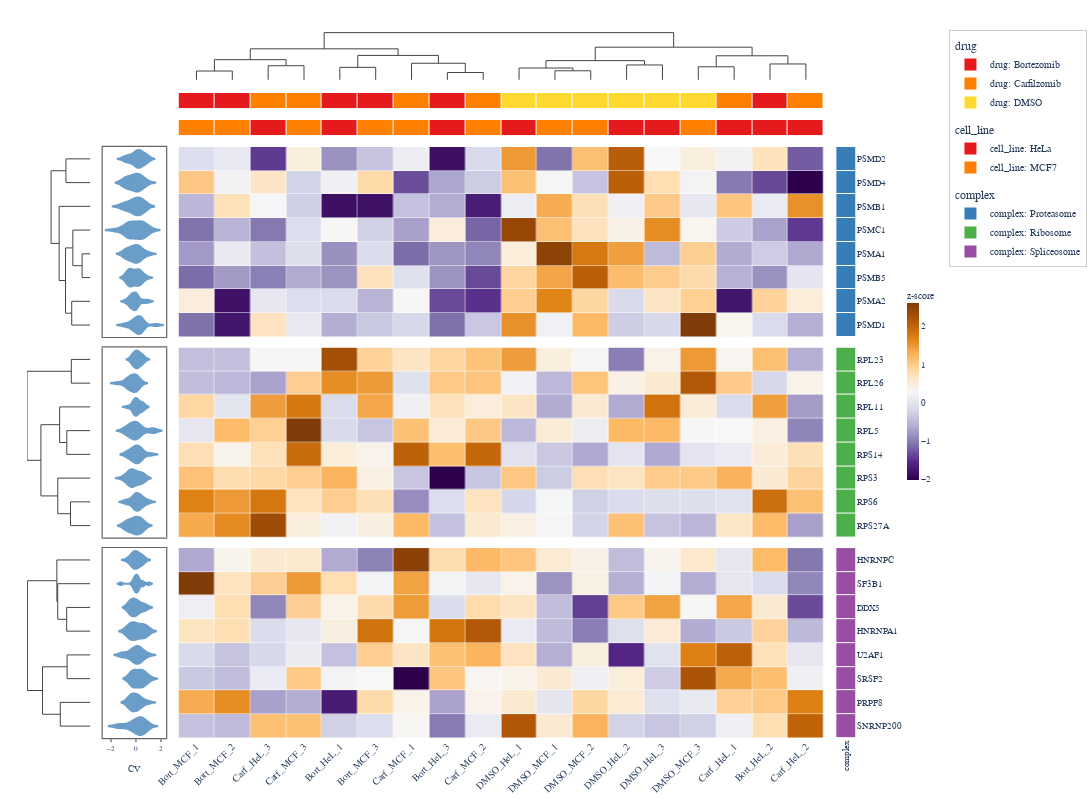

Notebook cell for this chart:
### Code cell
# ---------- 3. Quantitative Proteomics (Mass Spectrometry) ----------
#
# Log2 protein intensities across drug-treated cell lines.
# Violin annotations show replicate distributions.
# Split by protein complex membership.

rng3 = np.random.default_rng(2026)

# Proteins from well-known complexes
proteasome = ["PSMA1", "PSMA2", "PSMB1", "PSMB5", "PSMC1", "PSMD1", "PSMD2", "PSMD4"]
ribosome = ["RPL5", "RPL11", "RPS3", "RPS6", "RPS14", "RPL23", "RPL26", "RPS27A"]
spliceosome = ["SF3B1", "U2AF1", "SRSF2", "PRPF8", "SNRNP200", "DDX5", "HNRNPA1", "HNRNPC"]
all_proteins = proteasome + ribosome + spliceosome
complexes = ["Proteasome"] * 8 + ["Ribosome"] * 8 + ["Spliceosome"] * 8
n_prot = len(all_proteins)

# 18 samples: 3 drugs × 2 cell lines × 3 replicates
n_prot_samples = 18
drugs = ["DMSO"] * 6 + ["Bortezomib"] * 6 + ["Carfilzomib"] * 6
cell_lines = (["HeLa"] * 3 + ["MCF7"] * 3) * 3
sample_labels = [f"{d[:4]}_{c[:3]}_{r+1}" for d, c, r in
                 zip(drugs, cell_lines, list(range(3)) * 6)]

# Log2 intensity: baseline ~22–28, drug effects on proteasome
log2_int = rng3.normal(25, 1.5, (n_prot, n_prot_samples))
log2_int[:8, 6:] -= 3.0    # proteasome down with proteasome inhibitors
log2_int[8:16, 6:] += 1.0  # ribosome compensatory up-regulation

df_prot = pd.DataFrame(log2_int, index=all_proteins, columns=sample_labels)

# Violin: replicate variability per protein (simulate 15 technical replicates)
violin_reps = rng3.normal(0, 0.5, (n_prot, 15))

top_ha3 = HeatmapAnnotation(
    drug=drugs,
    cell_line=cell_lines,
)
left_ha3 = HeatmapAnnotation(
    CV={"values": violin_reps, "type": "violin", "color": "#6A9EC9"},
    which="row",
)
right_ha3 = HeatmapAnnotation(
    complex=complexes,
    which="row",
)

hm3 = ComplexHeatmap(
    df_prot,
    top_annotation=top_ha3,
    left_annotation=left_ha3,
    right_annotation=right_ha3,
    split_rows_by="complex",
    colorscale="PuOr_r",
    normalize="row",
    name="z-score",
    cluster_metric="correlation",
    width=1100,
    height=800,
)
hm3.to_plotly()

### Figure 1 — Plotly figure (JSON) as saved in the notebook; plotly's stock layout.template omitted (floating-point values rounded to 4 significant figures; data arrays with more than 128 entries replaced by an {"elided": "..."} marker saying what was removed)
{"data": [{"colorbar": {"len": 0.3, "outlinewidth": 0, "thickness": 12, "tickfont": {"family": "Arial, Helvetica, sans-serif", "size": 9}, "title": {"font": {"family": "Arial, Helvetica, sans-serif", "size": 10}, "text": "z-score"}, "x": 1.057, "xpad": 4, "y": 0.5}, "colorscale": [[0.0, "rgb(45,0,75)"], [0.1, "rgb(84,39,136)"], [0.2, "rgb(128,115,172)"], [0.3, "rgb(178,171,210)"], [0.4, "rgb(216,218,235)"], [0.5, "rgb(247,247,247)"], [0.6, "rgb(254,224,182)"], [0.7, "rgb(253,184,99)"], [0.8, "rgb(224,130,20)"], [0.9, "rgb(179,88,6)"], [1.0, "rgb(127,59,8)"]], "customdata": {"elided": "8x18x2 str values"}, "hovertemplate": "row: %{customdata[0]}<br>col: %{customdata[1]}<br>value: %{z:.3f}<extra></extra>", "showscale": true, "x": [0.0, 1.0, 2.0, 3.0, 4.0, 5.0, 6.0, 7.0, 8.0, 9.0, 10.0, 11.0, 12.0, 13.0, 14.0, 15.0, 16.0, 17.0], "xgap": 0.5, "y": [0.0, 1.0, 2.0, 3.0, 4.0, 5.0, 6.0, 7.0], "ygap": 0.5, "z": {"elided": "8x18 float values"}, "type": "heatmap", "xaxis": "x6", "yaxis": "y6"}, {"colorscale": [[0.0, "rgb(45,0,75)"], [0.1, "rgb(84,39,136)"], [0.2, "rgb(128,115,172)"], [0.3, "rgb(178,171,210)"], [0.4, "rgb(216,218,235)"], [0.5, "rgb(247,247,247)"], [0.6, "rgb(254,224,182)"], [0.7, "rgb(253,184,99)"], [0.8, "rgb(224,130,20)"], [0.9, "rgb(179,88,6)"], [1.0, "rgb(127,59,8)"]], "customdata": {"elided": "8x18x2 str values"}, "hovertemplate": "row: %{customdata[0]}<br>col: %{customdata[1]}<br>value: %{z:.3f}<extra></extra>", "showscale": false, "x": [0.0, 1.0, 2.0, 3.0, 4.0, 5.0, 6.0, 7.0, 8.0, 9.0, 10.0, 11.0, 12.0, 13.0, 14.0, 15.0, 16.0, 17.0], "xgap": 0.5, "y": [0.0, 1.0, 2.0, 3.0, 4.0, 5.0, 6.0, 7.0], "ygap": 0.5, "z": {"elided": "8x18 float values"}, "type": "heatmap", "xaxis": "x10", "yaxis": "y10"}, {"colorscale": [[0.0, "rgb(45,0,75)"], [0.1, "rgb(84,39,136)"], [0.2, "rgb(128,115,172)"], [0.3, "rgb(178,171,210)"], [0.4, "rgb(216,218,235)"], [0.5, "rgb(247,247,247)"], [0.6, "rgb(254,224,182)"], [0.7, "rgb(253,184,99)"], [0.8, "rgb(224,130,20)"], [0.9, "rgb(179,88,6)"], [1.0, "rgb(127,59,8)"]], "customdata": {"elided": "8x18x2 str values"}, "hovertemplate": "row: %{customdata[0]}<br>col: %{customdata[1]}<br>value: %{z:.3f}<extra></extra>", "showscale": false, "x": [0.0, 1.0, 2.0, 3.0, 4.0, 5.0, 6.0, 7.0, 8.0, 9.0, 10.0, 11.0, 12.0, 13.0, 14.0, 15.0, 16.0, 17.0], "xgap": 0.5, "y": [0.0, 1.0, 2.0, 3.0, 4.0, 5.0, 6.0, 7.0], "ygap": 0.5, "z": {"elided": "8x18 float values"}, "type": "heatmap", "xaxis": "x14", "yaxis": "y14"}, {"hoverinfo": "none", "line": {"color": "#444444", "width": 1.0}, "mode": "lines", "showlegend": false, "x": [0.0, 0.0, 1.0, 1.0], "y": [0.0, 0.4455, 0.4455, 0.0], "type": "scatter", "xaxis": "x", "yaxis": "y"}, {"hoverinfo": "none", "line": {"color": "#444444", "width": 1.0}, "mode": "lines", "showlegend": false, "x": [2.0, 2.0, 3.0, 3.0], "y": [0.0, 0.7147, 0.7147, 0.0], "type": "scatter", "xaxis": "x", "yaxis": "y"}, {"hoverinfo": "none", "line": {"color": "#444444", "width": 1.0}, "mode": "lines", "showlegend": false, "x": [0.5, 0.5, 2.5, 2.5], "y": [0.4455, 1.024, 1.024, 0.7147], "type": "scatter", "xaxis": "x", "yaxis": "y"}, {"hoverinfo": "none", "line": {"color": "#444444", "width": 1.0}, "mode": "lines", "showlegend": false, "x": [4.0, 4.0, 5.0, 5.0], "y": [0.0, 0.6325, 0.6325, 0.0], "type": "scatter", "xaxis": "x", "yaxis": "y"}, {"hoverinfo": "none", "line": {"color": "#444444", "width": 1.0}, "mode": "lines", "showlegend": false, "x": [7.0, 7.0, 8.0, 8.0], "y": [0.0, 0.3687, 0.3687, 0.0], "type": "scatter", "xaxis": "x", "yaxis": "y"}, {"hoverinfo": "none", "line": {"color": "#444444", "width": 1.0}, "mode": "lines", "showlegend": false, "x": [6.0, 6.0, 7.5, 7.5], "y": [0.0, 0.8413, 0.8413, 0.3687], "type": "scatter", "xaxis": "x", "yaxis": "y"}, {"hoverinfo": "none", "line": {"color": "#444444", "width": 1.0}, "mode": "lines", "showlegend": false, "x": [4.5, 4.5, 6.75, 6.75], "y": [0.6325, 1.24, 1.24, 0.8413], "type": "scatter", "xaxis": "x", "yaxis": "y"}, {"hoverinfo": "none", "line": {"color": "#444444", "width": 1.0}, "mode": "lines", "showlegend": false, "x": [1.5, 1.5, 5.625, 5.625], "y": [1.024, 1.575, 1.575, 1.24], "type": "scatter", "xaxis": "x", "yaxis": "y"}, {"hoverinfo": "none", "line": {"color": "#444444", "width": 1.0}, "mode": "lines", "showlegend": false, "x": [10.0, 10.0, 11.0, 11.0], "y": [0.0, 0.458, 0.458, 0.0], "type": "scatter", "xaxis": "x", "yaxis": "y"}, {"hoverinfo": "none", "line": {"color": "#444444", "width": 1.0}, "mode": "lines", "showlegend": false, "x": [9.0, 9.0, 10.5, 10.5], "y": [0.0, 0.598, 0.598, 0.458], "type": "scatter", "xaxis": "x", "yaxis": "y"}, {"hoverinfo": "none", "line": {"color": "#444444", "width": 1.0}, "mode": "lines", "showlegend": false, "x": [12.0, 12.0, 13.0, 13.0], "y": [0.0, 0.7542, 0.7542, 0.0], "type": "scatter", "xaxis": "x", "yaxis": "y"}, {"hoverinfo": "none", "line": {"color": "#444444", "width": 1.0}, "mode": "lines", "showlegend": false, "x": [9.75, 9.75, 12.5, 12.5], "y": [0.598, 0.9743, 0.9743, 0.7542], "type": "scatter", "xaxis": "x", "yaxis": "y"}, {"hoverinfo": "none", "line": {"color": "#444444", "width": 1.0}, "mode": "lines", "showlegend": false, "x": [14.0, 14.0, 15.0, 15.0], "y": [0.0, 0.6609, 0.6609, 0.0], "type": "scatter", "xaxis": "x", "yaxis": "y"}, {"hoverinfo": "none", "line": {"color": "#444444", "width": 1.0}, "mode": "lines", "showlegend": false, "x": [16.0, 16.0, 17.0, 17.0], "y": [0.0, 0.8049, 0.8049, 0.0], "type": "scatter", "xaxis": "x", "yaxis": "y"}, {"hoverinfo": "none", "line": {"color": "#444444", "width": 1.0}, "mode": "lines", "showlegend": false, "x": [14.5, 14.5, 16.5, 16.5], "y": [0.6609, 1.221, 1.221, 0.8049], "type": "scatter", "xaxis": "x", "yaxis": "y"}, {"hoverinfo": "none", "line": {"color": "#444444", "width": 1.0}, "mode": "lines", "showlegend": false, "x": [11.12, 11.12, 15.5, 15.5], "y": [0.9743, 1.659, 1.659, 1.221], "type": "scatter", "xaxis": "x", "yaxis": "y"}, {"hoverinfo": "none", "line": {"color": "#444444", "width": 1.0}, "mode": "lines", "showlegend": false, "x": [3.562, 3.562, 13.31, 13.31], "y": [1.575, 2.4, 2.4, 1.659], "type": "scatter", "xaxis": "x", "yaxis": "y"}, {"hoverinfo": "none", "line": {"color": "#444444", "width": 1.0}, "mode": "lines", "showlegend": false, "x": [-0.0, -0.6477, -0.6477, -0.0], "y": [0.0, 0.0, 1.0, 1.0], "type": "scatter", "xaxis": "x4", "yaxis": "y4"}, {"hoverinfo": "none", "line": {"color": "#444444", "width": 1.0}, "mode": "lines", "showlegend": false, "x": [-0.0, -0.2188, -0.2188, -0.0], "y": [4.0, 4.0, 5.0, 5.0], "type": "scatter", "xaxis": "x4", "yaxis": "y4"}, {"hoverinfo": "none", "line": {"color": "#444444", "width": 1.0}, "mode": "lines", "showlegend": false, "x": [-0.0, -0.4648, -0.4648, -0.2188], "y": [3.0, 3.0, 4.5, 4.5], "type": "scatter", "xaxis": "x4", "yaxis": "y4"}, {"hoverinfo": "none", "line": {"color": "#444444", "width": 1.0}, "mode": "lines", "showlegend": false, "x": [-0.0, -0.4942, -0.4942, -0.0], "y": [6.0, 6.0, 7.0, 7.0], "type": "scatter", "xaxis": "x4", "yaxis": "y4"}, {"hoverinfo": "none", "line": {"color": "#444444", "width": 1.0}, "mode": "lines", "showlegend": false, "x": [-0.4648, -0.6585, -0.6585, -0.4942], "y": [3.75, 3.75, 6.5, 6.5], "type": "scatter", "xaxis": "x4", "yaxis": "y4"}, {"hoverinfo": "none", "line": {"color": "#444444", "width": 1.0}, "mode": "lines", "showlegend": false, "x": [-0.0, -0.828, -0.828, -0.6585], "y": [2.0, 2.0, 5.125, 5.125], "type": "scatter", "xaxis": "x4", "yaxis": "y4"}, {"hoverinfo": "none", "line": {"color": "#444444", "width": 1.0}, "mode": "lines", "showlegend": false, "x": [-0.6477, -1.043, -1.043, -0.828], "y": [0.5, 0.5, 3.562, 3.562], "type": "scatter", "xaxis": "x4", "yaxis": "y4"}, {"hoverinfo": "none", "line": {"color": "#444444", "width": 1.0}, "mode": "lines", "showlegend": false, "x": [-0.0, -0.5054, -0.5054, -0.0], "y": [0.0, 0.0, 1.0, 1.0], "type": "scatter", "xaxis": "x8", "yaxis": "y8"}, {"hoverinfo": "none", "line": {"color": "#444444", "width": 1.0}, "mode": "lines", "showlegend": false, "x": [-0.0, -0.6247, -0.6247, -0.0], "y": [3.0, 3.0, 4.0, 4.0], "type": "scatter", "xaxis": "x8", "yaxis": "y8"}, {"hoverinfo": "none", "line": {"color": "#444444", "width": 1.0}, "mode": "lines", "showlegend": false, "x": [-0.0, -0.8149, -0.8149, -0.6247], "y": [2.0, 2.0, 3.5, 3.5], "type": "scatter", "xaxis": "x8", "yaxis": "y8"}, {"hoverinfo": "none", "line": {"color": "#444444", "width": 1.0}, "mode": "lines", "showlegend": false, "x": [-0.0, -0.5264, -0.5264, -0.0], "y": [6.0, 6.0, 7.0, 7.0], "type": "scatter", "xaxis": "x8", "yaxis": "y8"}, {"hoverinfo": "none", "line": {"color": "#444444", "width": 1.0}, "mode": "lines", "showlegend": false, "x": [-0.0, -0.8643, -0.8643, -0.5264], "y": [5.0, 5.0, 6.5, 6.5], "type": "scatter", "xaxis": "x8", "yaxis": "y8"}, {"hoverinfo": "none", "line": {"color": "#444444", "width": 1.0}, "mode": "lines", "showlegend": false, "x": [-0.8149, -1.312, -1.312, -0.8643], "y": [2.75, 2.75, 5.75, 5.75], "type": "scatter", "xaxis": "x8", "yaxis": "y8"}, {"hoverinfo": "none", "line": {"color": "#444444", "width": 1.0}, "mode": "lines", "showlegend": false, "x": [-0.5054, -1.681, -1.681, -1.312], "y": [0.5, 0.5, 4.25, 4.25], "type": "scatter", "xaxis": "x8", "yaxis": "y8"}, {"hoverinfo": "none", "line": {"color": "#444444", "width": 1.0}, "mode": "lines", "showlegend": false, "x": [-0.0, -0.6283, -0.6283, -0.0], "y": [2.0, 2.0, 3.0, 3.0], "type": "scatter", "xaxis": "x12", "yaxis": "y12"}, {"hoverinfo": "none", "line": {"color": "#444444", "width": 1.0}, "mode": "lines", "showlegend": false, "x": [-0.0, -0.8658, -0.8658, -0.6283], "y": [1.0, 1.0, 2.5, 2.5], "type": "scatter", "xaxis": "x12", "yaxis": "y12"}, {"hoverinfo": "none", "line": {"color": "#444444", "width": 1.0}, "mode": "lines", "showlegend": false, "x": [-0.0, -0.8887, -0.8887, -0.8658], "y": [0.0, 0.0, 1.75, 1.75], "type": "scatter", "xaxis": "x12", "yaxis": "y12"}, {"hoverinfo": "none", "line": {"color": "#444444", "width": 1.0}, "mode": "lines", "showlegend": false, "x": [-0.0, -0.6161, -0.6161, -0.0], "y": [4.0, 4.0, 5.0, 5.0], "type": "scatter", "xaxis": "x12", "yaxis": "y12"}, {"hoverinfo": "none", "line": {"color": "#444444", "width": 1.0}, "mode": "lines", "showlegend": false, "x": [-0.0, -0.7976, -0.7976, -0.0], "y": [6.0, 6.0, 7.0, 7.0], "type": "scatter", "xaxis": "x12", "yaxis": "y12"}, {"hoverinfo": "none", "line": {"color": "#444444", "width": 1.0}, "mode": "lines", "showlegend": false, "x": [-0.6161, -1.27, -1.27, -0.7976], "y": [4.5, 4.5, 6.5, 6.5], "type": "scatter", "xaxis": "x12", "yaxis": "y12"}, {"hoverinfo": "none", "line": {"color": "#444444", "width": 1.0}, "mode": "lines", "showlegend": false, "x": [-0.8887, -1.671, -1.671, -1.27], "y": [0.875, 0.875, 5.5, 5.5], "type": "scatter", "xaxis": "x12", "yaxis": "y12"}, {"colorscale": [[0.0, "#E41A1C"], [0.3333, "#E41A1C"], [0.3333, "#FF7F00"], [0.6667, "#FF7F00"], [0.6667, "#FFD92F"], [1.0, "#FFD92F"]], "customdata": [["Bortezomib", "Bortezomib", "Carfilzomib", "Carfilzomib", "Bortezomib", "Bortezomib", "Carfilzomib", "Bortezomib", "Carfilzomib", "DMSO", "DMSO", "DMSO", "DMSO", "DMSO", "DMSO", "Carfilzomib", "Bortezomib", "Carfilzomib"]], "hovertemplate": "drug: %{customdata}<extra></extra>", "showscale": false, "x": [0.0, 1.0, 2.0, 3.0, 4.0, 5.0, 6.0, 7.0, 8.0, 9.0, 10.0, 11.0, 12.0, 13.0, 14.0, 15.0, 16.0, 17.0], "xgap": 1, "y": ["drug"], "ygap": 1, "z": [[0, 0, 1, 1, 0, 0, 1, 0, 1, 2, 2, 2, 2, 2, 2, 1, 0, 1]], "zmax": 2.5, "zmin": -0.5, "type": "heatmap", "xaxis": "x2", "yaxis": "y2"}, {"colorscale": [[0.0, "#E41A1C"], [0.5, "#E41A1C"], [0.5, "#FF7F00"], [1.0, "#FF7F00"]], "customdata": [["MCF7", "MCF7", "HeLa", "MCF7", "HeLa", "MCF7", "MCF7", "HeLa", "MCF7", "HeLa", "MCF7", "MCF7", "HeLa", "HeLa", "MCF7", "HeLa", "HeLa", "HeLa"]], "hovertemplate": "cell_line: %{customdata}<extra></extra>", "showscale": false, "x": [0.0, 1.0, 2.0, 3.0, 4.0, 5.0, 6.0, 7.0, 8.0, 9.0, 10.0, 11.0, 12.0, 13.0, 14.0, 15.0, 16.0, 17.0], "xgap": 1, "y": ["cell_line"], "ygap": 1, "z": [[1, 1, 0, 1, 0, 1, 1, 0, 1, 0, 1, 1, 0, 0, 1, 0, 0, 0]], "zmax": 1.5, "zmin": -0.5, "type": "heatmap", "xaxis": "x3", "yaxis": "y3"}, {"fillcolor": "#6A9EC9", "hoverinfo": "x", "line": {"color": "#6A9EC9"}, "marker": {"color": "#6A9EC9"}, "meanline": {"visible": true}, "name": "CV", "orientation": "h", "points": false, "scalemode": "width", "showlegend": false, "width": 0.75, "x": [0.8157, 0.1074, 0.2672, 0.3831, -0.676, -0.09106, 0.9203, 0.01825, 0.7013, 0.442, -0.9139, 0.3537, -0.5441, 0.1306, -0.2078], "y": [0.0, 0.0, 0.0, 0.0, 0.0, 0.0, 0.0, 0.0, 0.0, 0.0, 0.0, 0.0, 0.0, 0.0, 0.0], "type": "violin", "xaxis": "x5", "yaxis": "y5"}, {"fillcolor": "#6A9EC9", "hoverinfo": "x", "line": {"color": "#6A9EC9"}, "marker": {"color": "#6A9EC9"}, "meanline": {"visible": true}, "name": "CV", "orientation": "h", "points": false, "scalemode": "width", "showlegend": false, "width": 0.75, "x": [0.01088, -0.03544, 0.1213, -0.2242, -0.6755, -0.505, 0.4581, 0.8622, 0.1163, 0.4211, 0.4884, -0.6829, -0.9363, -0.02563, -0.9462], "y": [1.0, 1.0, 1.0, 1.0, 1.0, 1.0, 1.0, 1.0, 1.0, 1.0, 1.0, 1.0, 1.0, 1.0, 1.0], "type": "violin", "xaxis": "x5", "yaxis": "y5"}, {"fillcolor": "#6A9EC9", "hoverinfo": "x", "line": {"color": "#6A9EC9"}, "marker": {"color": "#6A9EC9"}, "meanline": {"visible": true}, "name": "CV", "orientation": "h", "points": false, "scalemode": "width", "showlegend": false, "width": 0.75, "x": [-0.4927, -0.9411, -0.08607, 0.7397, 0.09638, -1.158, -0.6885, 0.06146, 0.5338, 0.07054, 0.07465, 0.5365, 0.6281, -0.3383, 0.219], "y": [2.0, 2.0, 2.0, 2.0, 2.0, 2.0, 2.0, 2.0, 2.0, 2.0, 2.0, 2.0, 2.0, 2.0, 2.0], "type": "violin", "xaxis": "x5", "yaxis": "y5"}, {"fillcolor": "#6A9EC9", "hoverinfo": "x", "line": {"color": "#6A9EC9"}, "marker": {"color": "#6A9EC9"}, "meanline": {"visible": true}, "name": "CV", "orientation": "h", "points": false, "scalemode": "width", "showlegend": false, "width": 0.75, "x": [-0.6471, 0.455, 0.2152, -1.556, -0.4605, -0.554, 0.3222, 0.7363, 1.029, 0.3531, -0.548, -0.5656, -0.4764, 0.2447, 0.6327], "y": [3.0, 3.0, 3.0, 3.0, 3.0, 3.0, 3.0, 3.0, 3.0, 3.0, 3.0, 3.0, 3.0, 3.0, 3.0], "type": "violin", "xaxis": "x5", "yaxis": "y5"}, {"fillcolor": "#6A9EC9", "hoverinfo": "x", "line": {"color": "#6A9EC9"}, "marker": {"color": "#6A9EC9"}, "meanline": {"visible": true}, "name": "CV", "orientation": "h", "points": false, "scalemode": "width", "showlegend": false, "width": 0.75, "x": [-0.4514, 0.1901, 0.5923, -0.04419, 0.06464, -0.8472, -0.4277, -0.9242, 0.9572, 0.2363, 0.3623, -0.1013, -0.7303, 0.08799, -0.3182], "y": [4.0, 4.0, 4.0, 4.0, 4.0, 4.0, 4.0, 4.0, 4.0, 4.0, 4.0, 4.0, 4.0, 4.0, 4.0], "type": "violin", "xaxis": "x5", "yaxis": "y5"}, {"fillcolor": "#6A9EC9", "hoverinfo": "x", "line": {"color": "#6A9EC9"}, "marker": {"color": "#6A9EC9"}, "meanline": {"visible": true}, "name": "CV", "orientation": "h", "points": false, "scalemode": "width", "showlegend": false, "width": 0.75, "x": [-0.4787, -0.5383, 0.2942, -0.7117, 0.08493, 0.1571, 0.4306, -0.5752, 0.1904, -0.06271, 0.743, -0.3714, -0.555, 0.2501, -0.4279], "y": [5.0, 5.0, 5.0, 5.0, 5.0, 5.0, 5.0, 5.0, 5.0, 5.0, 5.0, 5.0, 5.0, 5.0, 5.0], "type": "violin", "xaxis": "x5", "yaxis": "y5"}, {"fillcolor": "#6A9EC9", "hoverinfo": "x", "line": {"color": "#6A9EC9"}, "marker": {"color": "#6A9EC9"}, "meanline": {"visible": true}, "name": "CV", "orientation": "h", "points": false, "scalemode": "width", "showlegend": false, "width": 0.75, "x": [-0.4849, 0.02771, 0.05491, -0.09025, -0.3871, -0.4929, 0.00316, 0.6112, -0.8022, -0.3286, -0.08118, -0.07937, -0.2964, 0.9643, 0.1999], "y": [6.0, 6.0, 6.0, 6.0, 6.0, 6.0, 6.0, 6.0, 6.0, 6.0, 6.0, 6.0, 6.0, 6.0, 6.0], "type": "violin", "xaxis": "x5", "yaxis": "y5"}, {"fillcolor": "#6A9EC9", "hoverinfo": "x", "line": {"color": "#6A9EC9"}, "marker": {"color": "#6A9EC9"}, "meanline": {"visible": true}, "name": "CV", "orientation": "h", "points": false, "scalemode": "width", "showlegend": false, "width": 0.75, "x": [-0.9589, 0.3046, 0.4639, 0.158, 1.618, 0.2676, 0.01625, 0.3053, -0.2721, -0.5496, 0.2111, 0.5768, -0.1175, 0.4629, -0.1879], "y": [7.0, 7.0, 7.0, 7.0, 7.0, 7.0, 7.0, 7.0, 7.0, 7.0, 7.0, 7.0, 7.0, 7.0, 7.0], "type": "violin", "xaxis": "x5", "yaxis": "y5"}, {"fillcolor": "#6A9EC9", "hoverinfo": "x", "line": {"color": "#6A9EC9"}, "marker": {"color": "#6A9EC9"}, "meanline": {"visible": true}, "name": "CV", "orientation": "h", "points": false, "scalemode": "width", "showlegend": false, "width": 0.75, "x": [-0.2932, 0.2695, 0.501, 0.1367, -0.1863, 0.6814, 0.06876, 0.1768, -0.3817, -0.1088, 0.4991, 0.3719, -0.09353, 0.004122, 0.09949], "y": [0.0, 0.0, 0.0, 0.0, 0.0, 0.0, 0.0, 0.0, 0.0, 0.0, 0.0, 0.0, 0.0, 0.0, 0.0], "type": "violin", "xaxis": "x9", "yaxis": "y9"}, {"fillcolor": "#6A9EC9", "hoverinfo": "x", "line": {"color": "#6A9EC9"}, "marker": {"color": "#6A9EC9"}, "meanline": {"visible": true}, "name": "CV", "orientation": "h", "points": false, "scalemode": "width", "showlegend": false, "width": 0.75, "x": [-0.4706, -0.09266, -0.2558, -0.6929, 0.07609, -0.0719, -0.7319, -0.3975, -0.04354, -1.446, 0.092, 0.1334, 0.3244, -0.2976, -0.7114], "y": [1.0, 1.0, 1.0, 1.0, 1.0, 1.0, 1.0, 1.0, 1.0, 1.0, 1.0, 1.0, 1.0, 1.0, 1.0], "type": "violin", "xaxis": "x9", "yaxis": "y9"}, {"fillcolor": "#6A9EC9", "hoverinfo": "x", "line": {"color": "#6A9EC9"}, "marker": {"color": "#6A9EC9"}, "meanline": {"visible": true}, "name": "CV", "orientation": "h", "points": false, "scalemode": "width", "showlegend": false, "width": 0.75, "x": [0.5551, 0.5942, 0.5254, 0.1413, -0.09216, -0.1393, 0.06014, 0.2135, -0.6378, -0.1402, -0.02028, 0.05393, -0.1548, 0.4032, -0.052], "y": [2.0, 2.0, 2.0, 2.0, 2.0, 2.0, 2.0, 2.0, 2.0, 2.0, 2.0, 2.0, 2.0, 2.0, 2.0], "type": "violin", "xaxis": "x9", "yaxis": "y9"}, {"fillcolor": "#6A9EC9", "hoverinfo": "x", "line": {"color": "#6A9EC9"}, "marker": {"color": "#6A9EC9"}, "meanline": {"visible": true}, "name": "CV", "orientation": "h", "points": false, "scalemode": "width", "showlegend": false, "width": 0.75, "x": [-0.1362, -0.7391, -0.312, -0.3756, 0.26, -0.3236, -0.5739, 0.0244, 1.484, 0.2464, -0.9725, 0.04566, 1.286, 0.08457, 0.6403], "y": [3.0, 3.0, 3.0, 3.0, 3.0, 3.0, 3.0, 3.0, 3.0, 3.0, 3.0, 3.0, 3.0, 3.0, 3.0], "type": "violin", "xaxis": "x9", "yaxis": "y9"}, {"fillcolor": "#6A9EC9", "hoverinfo": "x", "line": {"color": "#6A9EC9"}, "marker": {"color": "#6A9EC9"}, "meanline": {"visible": true}, "name": "CV", "orientation": "h", "points": false, "scalemode": "width", "showlegend": false, "width": 0.75, "x": [-0.3918, 1.174, -0.2078, 0.05953, 0.6079, 0.3283, -0.7057, 0.3193, 0.3552, -0.09082, 0.2321, 0.05237, -0.6927, -0.2817, 0.01036], "y": [4.0, 4.0, 4.0, 4.0, 4.0, 4.0, 4.0, 4.0, 4.0, 4.0, 4.0, 4.0, 4.0, 4.0, 4.0], "type": "violin", "xaxis": "x9", "yaxis": "y9"}, {"fillcolor": "#6A9EC9", "hoverinfo": "x", "line": {"color": "#6A9EC9"}, "marker": {"color": "#6A9EC9"}, "meanline": {"visible": true}, "name": "CV", "orientation": "h", "points": false, "scalemode": "width", "showlegend": false, "width": 0.75, "x": [-0.1877, -0.6184, -0.3887, 0.1148, 0.05959, -1.019, 0.4622, -0.3513, -0.451, 0.5574, 0.5817, -0.3557, -0.1778, -0.612, 0.4071], "y": [5.0, 5.0, 5.0, 5.0, 5.0, 5.0, 5.0, 5.0, 5.0, 5.0, 5.0, 5.0, 5.0, 5.0, 5.0], "type": "violin", "xaxis": "x9", "yaxis": "y9"}, {"fillcolor": "#6A9EC9", "hoverinfo": "x", "line": {"color": "#6A9EC9"}, "marker": {"color": "#6A9EC9"}, "meanline": {"visible": true}, "name": "CV", "orientation": "h", "points": false, "scalemode": "width", "showlegend": false, "width": 0.75, "x": [0.4523, -0.2194, 0.6958, 0.4593, -0.06186, 0.3608, -0.8273, -0.1314, 0.1258, -0.005212, 1.025, 0.1553, 0.1832, -0.664, -0.09374], "y": [6.0, 6.0, 6.0, 6.0, 6.0, 6.0, 6.0, 6.0, 6.0, 6.0, 6.0, 6.0, 6.0, 6.0, 6.0], "type": "violin", "xaxis": "x9", "yaxis": "y9"}, {"fillcolor": "#6A9EC9", "hoverinfo": "x", "line": {"color": "#6A9EC9"}, "marker": {"color": "#6A9EC9"}, "meanline": {"visible": true}, "name": "CV", "orientation": "h", "points": false, "scalemode": "width", "showlegend": false, "width": 0.75, "x": [0.3141, -0.6875, 0.2705, -0.3379, -0.5061, 0.1472, 0.5611, -0.07847, -0.1229, -0.8443, 0.4156, 0.03643, -0.1358, 0.6542, -0.7837], "y": [7.0, 7.0, 7.0, 7.0, 7.0, 7.0, 7.0, 7.0, 7.0, 7.0, 7.0, 7.0, 7.0, 7.0, 7.0], "type": "violin", "xaxis": "x9", "yaxis": "y9"}, {"fillcolor": "#6A9EC9", "hoverinfo": "x", "line": {"color": "#6A9EC9"}, "marker": {"color": "#6A9EC9"}, "meanline": {"visible": true}, "name": "CV", "orientation": "h", "points": false, "scalemode": "width", "showlegend": false, "width": 0.75, "x": [-0.3048, 0.02466, -0.1102, 0.1514, -0.3062, -0.04246, 0.5007, 0.6665, -0.395, -0.116, -0.06339, -0.6749, 0.469, 0.2824, 0.2607], "y": [0.0, 0.0, 0.0, 0.0, 0.0, 0.0, 0.0, 0.0, 0.0, 0.0, 0.0, 0.0, 0.0, 0.0, 0.0], "type": "violin", "xaxis": "x13", "yaxis": "y13"}, {"fillcolor": "#6A9EC9", "hoverinfo": "x", "line": {"color": "#6A9EC9"}, "marker": {"color": "#6A9EC9"}, "meanline": {"visible": true}, "name": "CV", "orientation": "h", "points": false, "scalemode": "width", "showlegend": false, "width": 0.75, "x": [-0.2523, 0.002425, -0.1478, -1.218, 0.1747, -0.01525, 0.5054, 1.02, -0.09395, 0.1922, 0.1265, 0.08489, -0.06915, 0.1933, 0.5641], "y": [1.0, 1.0, 1.0, 1.0, 1.0, 1.0, 1.0, 1.0, 1.0, 1.0, 1.0, 1.0, 1.0, 1.0, 1.0], "type": "violin", "xaxis": "x13", "yaxis": "y13"}, {"fillcolor": "#6A9EC9", "hoverinfo": "x", "line": {"color": "#6A9EC9"}, "marker": {"color": "#6A9EC9"}, "meanline": {"visible": true}, "name": "CV", "orientation": "h", "points": false, "scalemode": "width", "showlegend": false, "width": 0.75, "x": [0.0941, -0.4867, -0.4016, 0.2028, 0.1539, -0.3171, -0.534, 0.758, -0.1193, -0.03426, -0.2667, 0.6992, 0.5577, -0.5108, -0.03829], "y": [2.0, 2.0, 2.0, 2.0, 2.0, 2.0, 2.0, 2.0, 2.0, 2.0, 2.0, 2.0, 2.0, 2.0, 2.0], "type": "violin", "xaxis": "x13", "yaxis": "y13"}, {"fillcolor": "#6A9EC9", "hoverinfo": "x", "line": {"color": "#6A9EC9"}, "marker": {"color": "#6A9EC9"}, "meanline": {"visible": true}, "name": "CV", "orientation": "h", "points": false, "scalemode": "width", "showlegend": false, "width": 0.75, "x": [-0.4611, 0.9272, 0.2216, -0.1401, -0.1687, 0.2721, -0.123, 0.7713, -0.4631, -0.6173, 0.7052, -0.2128, 0.7099, 0.4399, -0.679], "y": [3.0, 3.0, 3.0, 3.0, 3.0, 3.0, 3.0, 3.0, 3.0, 3.0, 3.0, 3.0, 3.0, 3.0, 3.0], "type": "violin", "xaxis": "x13", "yaxis": "y13"}, {"fillcolor": "#6A9EC9", "hoverinfo": "x", "line": {"color": "#6A9EC9"}, "marker": {"color": "#6A9EC9"}, "meanline": {"visible": true}, "name": "CV", "orientation": "h", "points": false, "scalemode": "width", "showlegend": false, "width": 0.75, "x": [-0.4245, 0.9505, 0.2531, 0.1515, -1.125, -0.005313, -0.4879, 0.2872, 0.4778, 0.5749, -0.0832, -0.0373, 0.2186, -1.049, -0.2169], "y": [4.0, 4.0, 4.0, 4.0, 4.0, 4.0, 4.0, 4.0, 4.0, 4.0, 4.0, 4.0, 4.0, 4.0, 4.0], "type": "violin", "xaxis": "x13", "yaxis": "y13"}, {"fillcolor": "#6A9EC9", "hoverinfo": "x", "line": {"color": "#6A9EC9"}, "marker": {"color": "#6A9EC9"}, "meanline": {"visible": true}, "name": "CV", "orientation": "h", "points": false, "scalemode": "width", "showlegend": false, "width": 0.75, "x": [-0.2714, 0.2604, -0.2287, 0.3719, -0.09642, 0.4276, 1.109, 0.779, 0.4736, 0.5724, -0.183, -0.3853, -0.423, 0.09788, 0.7367], "y": [5.0, 5.0, 5.0, 5.0, 5.0, 5.0, 5.0, 5.0, 5.0, 5.0, 5.0, 5.0, 5.0, 5.0, 5.0], "type": "violin", "xaxis": "x13", "yaxis": "y13"}, {"fillcolor": "#6A9EC9", "hoverinfo": "x", "line": {"color": "#6A9EC9"}, "marker": {"color": "#6A9EC9"}, "meanline": {"visible": true}, "name": "CV", "orientation": "h", "points": false, "scalemode": "width", "showlegend": false, "width": 0.75, "x": [-0.3647, 0.2343, -0.6236, -0.6082, 0.4288, -0.3434, -0.3577, 0.9877, 0.03447, -0.02224, -0.1148, 0.2077, -0.3539, 0.02866, 0.5434], "y": [6.0, 6.0, 6.0, 6.0, 6.0, 6.0, 6.0, 6.0, 6.0, 6.0, 6.0, 6.0, 6.0, 6.0, 6.0], "type": "violin", "xaxis": "x13", "yaxis": "y13"}, {"fillcolor": "#6A9EC9", "hoverinfo": "x", "line": {"color": "#6A9EC9"}, "marker": {"color": "#6A9EC9"}, "meanline": {"visible": true}, "name": "CV", "orientation": "h", "points": false, "scalemode": "width", "showlegend": false, "width": 0.75, "x": [-0.1603, -1.189, -0.3275, 0.384, 0.5604, 0.1818, 0.7137, -0.5198, 0.6394, 0.1049, 0.338, -1.43, 0.4462, 0.1165, 0.9542], "y": [7.0, 7.0, 7.0, 7.0, 7.0, 7.0, 7.0, 7.0, 7.0, 7.0, 7.0, 7.0, 7.0, 7.0, 7.0], "type": "violin", "xaxis": "x13", "yaxis": "y13"}, {"colorscale": [[0.0, "#377EB8"], [0.3333, "#377EB8"], [0.3333, "#4DAF4A"], [0.6667, "#4DAF4A"], [0.6667, "#984EA3"], [1.0, "#984EA3"]], "customdata": [["Proteasome"], ["Proteasome"], ["Proteasome"], ["Proteasome"], ["Proteasome"], ["Proteasome"], ["Proteasome"], ["Proteasome"]], "hovertemplate": "complex: %{customdata}<extra></extra>", "showscale": false, "x": ["complex"], "xgap": 1, "y": [0.0, 1.0, 2.0, 3.0, 4.0, 5.0, 6.0, 7.0], "ygap": 1, "z": [[0], [0], [0], [0], [0], [0], [0], [0]], "zmax": 2.5, "zmin": -0.5, "type": "heatmap", "xaxis": "x7", "yaxis": "y7"}, {"colorscale": [[0.0, "#377EB8"], [0.3333, "#377EB8"], [0.3333, "#4DAF4A"], [0.6667, "#4DAF4A"], [0.6667, "#984EA3"], [1.0, "#984EA3"]], "customdata": [["Ribosome"], ["Ribosome"], ["Ribosome"], ["Ribosome"], ["Ribosome"], ["Ribosome"], ["Ribosome"], ["Ribosome"]], "hovertemplate": "complex: %{customdata}<extra></extra>", "showlegend": false, "showscale": false, "x": ["complex"], "xgap": 1, "y": [0.0, 1.0, 2.0, 3.0, 4.0, 5.0, 6.0, 7.0], "ygap": 1, "z": [[1], [1], [1], [1], [1], [1], [1], [1]], "zmax": 2.5, "zmin": -0.5, "type": "heatmap", "xaxis": "x11", "yaxis": "y11"}, {"colorscale": [[0.0, "#377EB8"], [0.3333, "#377EB8"], [0.3333, "#4DAF4A"], [0.6667, "#4DAF4A"], [0.6667, "#984EA3"], [1.0, "#984EA3"]], "customdata": [["Spliceosome"], ["Spliceosome"], ["Spliceosome"], ["Spliceosome"], ["Spliceosome"], ["Spliceosome"], ["Spliceosome"], ["Spliceosome"]], "hovertemplate": "complex: %{customdata}<extra></extra>", "showlegend": false, "showscale": false, "x": ["complex"], "xgap": 1, "y": [0.0, 1.0, 2.0, 3.0, 4.0, 5.0, 6.0, 7.0], "ygap": 1, "z": [[2], [2], [2], [2], [2], [2], [2], [2]], "zmax": 2.5, "zmin": -0.5, "type": "heatmap", "xaxis": "x15", "yaxis": "y15"}, {"legendgroup": "drug", "legendgrouptitle": {"text": "drug"}, "marker": {"color": "#E41A1C", "size": 10, "symbol": "square"}, "mode": "markers", "name": "drug: Bortezomib", "showlegend": true, "x": [null], "y": [null], "type": "scatter"}, {"legendgroup": "drug", "legendgrouptitle": {"text": "drug"}, "marker": {"color": "#FF7F00", "size": 10, "symbol": "square"}, "mode": "markers", "name": "drug: Carfilzomib", "showlegend": true, "x": [null], "y": [null], "type": "scatter"}, {"legendgroup": "drug", "legendgrouptitle": {"text": "drug"}, "marker": {"color": "#FFD92F", "size": 10, "symbol": "square"}, "mode": "markers", "name": "drug: DMSO", "showlegend": true, "x": [null], "y": [null], "type": "scatter"}, {"legendgroup": "cell_line", "legendgrouptitle": {"text": "cell_line"}, "marker": {"color": "#E41A1C", "size": 10, "symbol": "square"}, "mode": "markers", "name": "cell_line: HeLa", "showlegend": true, "x": [null], "y": [null], "type": "scatter"}, {"legendgroup": "cell_line", "legendgrouptitle": {"text": "cell_line"}, "marker": {"color": "#FF7F00", "size": 10, "symbol": "square"}, "mode": "markers", "name": "cell_line: MCF7", "showlegend": true, "x": [null], "y": [null], "type": "scatter"}, {"legendgroup": "complex", "legendgrouptitle": {"text": "complex"}, "marker": {"color": "#377EB8", "size": 10, "symbol": "square"}, "mode": "markers", "name": "complex: Proteasome", "showlegend": true, "x": [null], "y": [null], "type": "scatter"}, {"legendgroup": "complex", "legendgrouptitle": {"text": "complex"}, "marker": {"color": "#4DAF4A", "size": 10, "symbol": "square"}, "mode": "markers", "name": "complex: Ribosome", "showlegend": true, "x": [null], "y": [null], "type": "scatter"}, {"legendgroup": "complex", "legendgrouptitle": {"text": "complex"}, "marker": {"color": "#984EA3", "size": 10, "symbol": "square"}, "mode": "markers", "name": "complex: Spliceosome", "showlegend": true, "x": [null], "y": [null], "type": "scatter"}], "layout": {"xaxis": {"anchor": "y", "domain": [0.1828, 0.9611], "matches": "x14", "showticklabels": false, "showgrid": false, "zeroline": false, "showline": false}, "yaxis": {"anchor": "x", "domain": [0.926, 1.0], "showgrid": false, "zeroline": false, "showticklabels": false, "showline": false}, "xaxis2": {"anchor": "y2", "domain": [0.1828, 0.9611], "matches": "x14", "showticklabels": false, "showgrid": false, "zeroline": false, "showline": false}, "yaxis2": {"anchor": "x2", "domain": [0.8879, 0.911], "showgrid": false, "zeroline": false, "showticklabels": false, "showline": false}, "xaxis3": {"anchor": "y3", "domain": [0.1828, 0.9611], "matches": "x14", "showticklabels": false, "showgrid": false, "zeroline": false, "showline": false}, "yaxis3": {"anchor": "x3", "domain": [0.8498, 0.8729], "showgrid": false, "zeroline": false, "showticklabels": false, "showline": false}, "xaxis4": {"anchor": "y4", "domain": [0.0, 0.0764], "matches": "x12", "showticklabels": false, "showgrid": false, "zeroline": false, "showline": false}, "yaxis4": {"anchor": "x4", "domain": [0.5665, 0.8347], "showgrid": false, "zeroline": false, "showticklabels": false, "showline": false, "range": [7.5, -0.5], "autorange": false}, "xaxis5": {"anchor": "y5", "domain": [0.0914, 0.1678], "matches": "x13", "showticklabels": false, "showgrid": false, "zeroline": false, "showline": true, "linewidth": 1.2, "linecolor": "#666666", "mirror": true}, "yaxis5": {"anchor": "x5", "domain": [0.5665, 0.8347], "matches": "y4", "showticklabels": false, "showgrid": false, "zeroline": false, "showline": true, "range": [7.5, -0.5], "autorange": false, "linewidth": 1.2, "linecolor": "#666666", "mirror": true}, "xaxis6": {"anchor": "y6", "domain": [0.1828, 0.9611], "matches": "x14", "showticklabels": false, "showgrid": false, "zeroline": false, "showline": false, "tickvals": []}, "yaxis6": {"anchor": "x6", "domain": [0.5665, 0.8347], "matches": "y4", "showticklabels": false, "showgrid": false, "zeroline": false, "showline": false, "range": [7.5, -0.5], "autorange": false}, "xaxis7": {"anchor": "y7", "domain": [0.9761, 1.0], "matches": "x15", "showticklabels": false, "showgrid": false, "zeroline": false, "showline": false}, "yaxis7": {"anchor": "x7", "domain": [0.5665, 0.8347], "matches": "y4", "showticklabels": true, "showgrid": false, "zeroline": false, "showline": false, "tickfont": {"size": 9, "family": "Arial, Helvetica, sans-serif"}, "tickvals": [0, 1, 2, 3, 4, 5, 6, 7], "ticktext": ["PSMD2", "PSMD4", "PSMB1", "PSMC1", "PSMA1", "PSMB5", "PSMA2", "PSMD1"], "side": "right", "range": [7.5, -0.5], "autorange": false}, "xaxis8": {"anchor": "y8", "domain": [0.0, 0.0764], "matches": "x12", "showticklabels": false, "showgrid": false, "zeroline": false, "showline": false}, "yaxis8": {"anchor": "x8", "domain": [0.2833, 0.5515], "showgrid": false, "zeroline": false, "showticklabels": false, "showline": false, "range": [7.5, -0.5], "autorange": false}, "xaxis9": {"anchor": "y9", "domain": [0.0914, 0.1678], "matches": "x13", "showticklabels": false, "showgrid": false, "zeroline": false, "showline": true, "linewidth": 1.2, "linecolor": "#666666", "mirror": true}, "yaxis9": {"anchor": "x9", "domain": [0.2833, 0.5515], "matches": "y8", "showticklabels": false, "showgrid": false, "zeroline": false, "showline": true, "range": [7.5, -0.5], "autorange": false, "linewidth": 1.2, "linecolor": "#666666", "mirror": true}, "xaxis10": {"anchor": "y10", "domain": [0.1828, 0.9611], "matches": "x14", "showticklabels": false, "showgrid": false, "zeroline": false, "showline": false, "tickvals": []}, "yaxis10": {"anchor": "x10", "domain": [0.2833, 0.5515], "matches": "y8", "showticklabels": false, "showgrid": false, "zeroline": false, "showline": false, "range": [7.5, -0.5], "autorange": false}, "xaxis11": {"anchor": "y11", "domain": [0.9761, 1.0], "matches": "x15", "showticklabels": false, "showgrid": false, "zeroline": false, "showline": false}, "yaxis11": {"anchor": "x11", "domain": [0.2833, 0.5515], "matches": "y8", "showticklabels": true, "showgrid": false, "zeroline": false, "showline": false, "tickfont": {"size": 9, "family": "Arial, Helvetica, sans-serif"}, "tickvals": [0, 1, 2, 3, 4, 5, 6, 7], "ticktext": ["RPL23", "RPL26", "RPL11", "RPL5", "RPS14", "RPS3", "RPS6", "RPS27A"], "side": "right", "range": [7.5, -0.5], "autorange": false}, "xaxis12": {"anchor": "y12", "domain": [0.0, 0.0764], "showgrid": false, "zeroline": false, "showticklabels": false, "showline": false}, "yaxis12": {"anchor": "x12", "domain": [0.0, 0.2682], "showgrid": false, "zeroline": false, "showticklabels": false, "showline": false, "range": [7.5, -0.5], "autorange": false}, "xaxis13": {"anchor": "y13", "domain": [0.0914, 0.1678], "showgrid": false, "zeroline": false, "showticklabels": true, "showline": true, "title": {"font": {"size": 9, "family": "Arial, Helvetica, sans-serif"}, "text": "CV"}, "linewidth": 1.2, "linecolor": "#666666", "mirror": true, "tickfont": {"size": 7, "family": "Arial, Helvetica, sans-serif"}, "ticks": "outside", "ticklen": 3}, "yaxis13": {"anchor": "x13", "domain": [0.0, 0.2682], "matches": "y12", "showticklabels": false, "showgrid": false, "zeroline": false, "showline": true, "range": [7.5, -0.5], "autorange": false, "linewidth": 1.2, "linecolor": "#666666", "mirror": true}, "xaxis14": {"anchor": "y14", "domain": [0.1828, 0.9611], "showgrid": false, "zeroline": false, "showticklabels": true, "showline": false, "tickfont": {"size": 10, "family": "Arial, Helvetica, sans-serif"}, "tickvals": [0, 1, 2, 3, 4, 5, 6, 7, 8, 9, 10, 11, 12, 13, 14, 15, 16, 17], "ticktext": ["Bort_MCF_1", "Bort_MCF_2", "Carf_HeL_3", "Carf_MCF_3", "Bort_HeL_1", "Bort_MCF_3", "Carf_MCF_1", "Bort_HeL_3", "Carf_MCF_2", "DMSO_HeL_1", "DMSO_MCF_1", "DMSO_MCF_2", "DMSO_HeL_2", "DMSO_HeL_3", "DMSO_MCF_3", "Carf_HeL_1", "Bort_HeL_2", "Carf_HeL_2"], "tickangle": -45, "side": "bottom"}, "yaxis14": {"anchor": "x14", "domain": [0.0, 0.2682], "matches": "y12", "showticklabels": false, "showgrid": false, "zeroline": false, "showline": false, "range": [7.5, -0.5], "autorange": false}, "xaxis15": {"anchor": "y15", "domain": [0.9761, 1.0], "showgrid": false, "zeroline": false, "showticklabels": true, "showline": false, "tickfont": {"size": 9, "family": "Arial, Helvetica, sans-serif"}, "tickvals": ["complex"], "ticktext": ["complex"], "tickangle": -90}, "yaxis15": {"anchor": "x15", "domain": [0.0, 0.2682], "matches": "y12", "showticklabels": true, "showgrid": false, "zeroline": false, "showline": false, "tickfont": {"size": 9, "family": "Arial, Helvetica, sans-serif"}, "tickvals": [0, 1, 2, 3, 4, 5, 6, 7], "ticktext": ["HNRNPC", "SF3B1", "DDX5", "HNRNPA1", "U2AF1", "SRSF2", "PRPF8", "SNRNP200"], "side": "right", "range": [7.5, -0.5], "autorange": false}, "barmode": "stack", "margin": {"l": 5, "r": 236, "t": 30, "b": 5}, "font": {"family": "Arial, Helvetica, sans-serif", "size": 11}, "legend": {"font": {"size": 10, "family": "Arial, Helvetica, sans-serif"}, "x": 1.113, "y": 1.0, "xanchor": "left", "yanchor": "top", "tracegroupgap": 8, "itemsizing": "constant", "bgcolor": "rgba(255,255,255,0.8)", "bordercolor": "#cccccc", "borderwidth": 1}, "width": 1100, "height": 800, "plot_bgcolor": "rgba(0,0,0,0)", "paper_bgcolor": "white"}}
